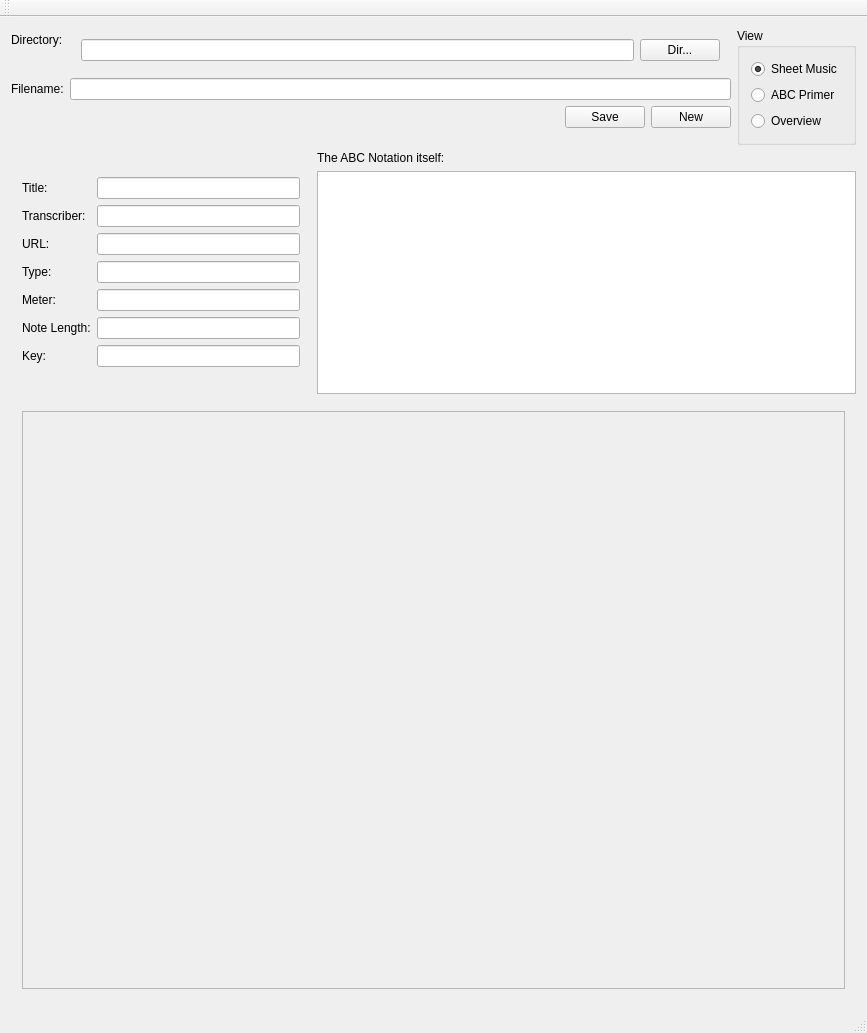
<?xml version="1.0" encoding="UTF-8"?>
<ui version="4.0">
 <class>MainWindow</class>
 <widget class="QMainWindow" name="MainWindow">
  <property name="geometry">
   <rect>
    <x>0</x>
    <y>0</y>
    <width>863</width>
    <height>1030</height>
   </rect>
  </property>
  <property name="sizePolicy">
   <sizepolicy hsizetype="Maximum" vsizetype="Maximum">
    <horstretch>0</horstretch>
    <verstretch>0</verstretch>
   </sizepolicy>
  </property>
  <property name="windowTitle">
   <string>MainWindow</string>
  </property>
  <widget class="QWidget" name="centralWidget">
   <layout class="QVBoxLayout" name="verticalLayout_4">
    <item>
     <layout class="QHBoxLayout" name="horizontalLayout_4">
      <item>
       <layout class="QFormLayout" name="formLayout_2">
        <property name="sizeConstraint">
         <enum>QLayout::SetMinimumSize</enum>
        </property>
        <item row="0" column="0">
         <widget class="QLabel" name="label_8">
          <property name="text">
           <string>Directory:</string>
          </property>
         </widget>
        </item>
        <item row="0" column="1">
         <widget class="QWidget" name="widget" native="true">
          <layout class="QHBoxLayout" name="horizontalLayout">
           <item>
            <widget class="QLineEdit" name="editDirectory"/>
           </item>
           <item>
            <widget class="QPushButton" name="buttonDir">
             <property name="text">
              <string>Dir...</string>
             </property>
            </widget>
           </item>
          </layout>
         </widget>
        </item>
        <item row="1" column="0">
         <widget class="QLabel" name="label_9">
          <property name="text">
           <string>Filename:</string>
          </property>
         </widget>
        </item>
        <item row="1" column="1">
         <widget class="QLineEdit" name="editFilename"/>
        </item>
        <item row="2" column="1">
         <layout class="QHBoxLayout" name="horizontalLayout_3">
          <item>
           <spacer name="horizontalSpacer">
            <property name="orientation">
             <enum>Qt::Horizontal</enum>
            </property>
            <property name="sizeHint" stdset="0">
             <size>
              <width>40</width>
              <height>20</height>
             </size>
            </property>
           </spacer>
          </item>
          <item>
           <widget class="QPushButton" name="buttonSave">
            <property name="text">
             <string>Save</string>
            </property>
           </widget>
          </item>
          <item>
           <widget class="QPushButton" name="buttonNew">
            <property name="text">
             <string>New</string>
            </property>
           </widget>
          </item>
         </layout>
        </item>
       </layout>
      </item>
      <item>
       <widget class="QGroupBox" name="groupBox">
        <property name="title">
         <string>View</string>
        </property>
        <layout class="QVBoxLayout" name="verticalLayout_3">
         <item>
          <widget class="QRadioButton" name="radioSheetMusic">
           <property name="text">
            <string>Sheet Music</string>
           </property>
           <property name="checked">
            <bool>true</bool>
           </property>
          </widget>
         </item>
         <item>
          <widget class="QRadioButton" name="radioPrimer">
           <property name="text">
            <string>ABC Primer</string>
           </property>
          </widget>
         </item>
         <item>
          <widget class="QRadioButton" name="radioOverview">
           <property name="text">
            <string>Overview</string>
           </property>
          </widget>
         </item>
        </layout>
       </widget>
      </item>
     </layout>
    </item>
    <item>
     <layout class="QHBoxLayout" name="horizontalLayout_5">
      <item>
       <widget class="QWidget" name="widget_2" native="true">
        <property name="sizePolicy">
         <sizepolicy hsizetype="Fixed" vsizetype="Fixed">
          <horstretch>0</horstretch>
          <verstretch>0</verstretch>
         </sizepolicy>
        </property>
        <property name="minimumSize">
         <size>
          <width>300</width>
          <height>243</height>
         </size>
        </property>
        <property name="maximumSize">
         <size>
          <width>300</width>
          <height>243</height>
         </size>
        </property>
        <layout class="QGridLayout" name="gridLayout_2">
         <item row="0" column="0">
          <layout class="QGridLayout" name="gridLayout">
           <property name="sizeConstraint">
            <enum>QLayout::SetFixedSize</enum>
           </property>
           <item row="5" column="0">
            <widget class="QLabel" name="label_4">
             <property name="text">
              <string>Meter:</string>
             </property>
            </widget>
           </item>
           <item row="5" column="1">
            <widget class="QLineEdit" name="editMeter"/>
           </item>
           <item row="1" column="0">
            <widget class="QLabel" name="label">
             <property name="text">
              <string>Title:</string>
             </property>
            </widget>
           </item>
           <item row="6" column="1">
            <widget class="QLineEdit" name="editNoteLength"/>
           </item>
           <item row="7" column="1">
            <widget class="QLineEdit" name="editKey"/>
           </item>
           <item row="4" column="1">
            <widget class="QLineEdit" name="editType"/>
           </item>
           <item row="2" column="1">
            <widget class="QLineEdit" name="editTranscriber"/>
           </item>
           <item row="3" column="0">
            <widget class="QLabel" name="label_3">
             <property name="text">
              <string>URL:</string>
             </property>
            </widget>
           </item>
           <item row="1" column="1">
            <widget class="QLineEdit" name="editTitle"/>
           </item>
           <item row="6" column="0">
            <widget class="QLabel" name="label_5">
             <property name="text">
              <string>Note Length:</string>
             </property>
            </widget>
           </item>
           <item row="7" column="0">
            <widget class="QLabel" name="label_6">
             <property name="text">
              <string>Key:</string>
             </property>
            </widget>
           </item>
           <item row="2" column="0">
            <widget class="QLabel" name="label_2">
             <property name="text">
              <string>Transcriber:</string>
             </property>
            </widget>
           </item>
           <item row="4" column="0">
            <widget class="QLabel" name="label_7">
             <property name="text">
              <string>Type:</string>
             </property>
            </widget>
           </item>
           <item row="3" column="1">
            <widget class="QLineEdit" name="editUrl"/>
           </item>
          </layout>
         </item>
        </layout>
       </widget>
      </item>
      <item>
       <layout class="QVBoxLayout" name="verticalLayout">
        <item>
         <widget class="QLabel" name="label_11">
          <property name="text">
           <string>The ABC Notation itself:</string>
          </property>
         </widget>
        </item>
        <item>
         <widget class="QTextEdit" name="editABC"/>
        </item>
       </layout>
      </item>
     </layout>
    </item>
    <item>
     <widget class="QWidget" name="switchInWidget" native="true">
      <property name="sizePolicy">
       <sizepolicy hsizetype="Fixed" vsizetype="Fixed">
        <horstretch>0</horstretch>
        <verstretch>0</verstretch>
       </sizepolicy>
      </property>
      <property name="minimumSize">
       <size>
        <width>845</width>
        <height>600</height>
       </size>
      </property>
      <layout class="QGridLayout" name="gridLayout_3">
       <item row="0" column="0">
        <widget class="QScrollArea" name="scrollArea">
         <property name="widgetResizable">
          <bool>true</bool>
         </property>
         <widget class="QWidget" name="scrollAreaWidgetContents">
          <property name="geometry">
           <rect>
            <x>0</x>
            <y>0</y>
            <width>825</width>
            <height>580</height>
           </rect>
          </property>
         </widget>
        </widget>
       </item>
      </layout>
     </widget>
    </item>
   </layout>
  </widget>
  <widget class="QMenuBar" name="menuBar">
   <property name="geometry">
    <rect>
     <x>0</x>
     <y>0</y>
     <width>863</width>
     <height>21</height>
    </rect>
   </property>
  </widget>
  <widget class="QToolBar" name="mainToolBar">
   <attribute name="toolBarArea">
    <enum>TopToolBarArea</enum>
   </attribute>
   <attribute name="toolBarBreak">
    <bool>false</bool>
   </attribute>
  </widget>
  <widget class="QStatusBar" name="statusBar"/>
 </widget>
 <layoutdefault spacing="6" margin="11"/>
 <tabstops>
  <tabstop>radioSheetMusic</tabstop>
  <tabstop>radioPrimer</tabstop>
  <tabstop>radioOverview</tabstop>
  <tabstop>editDirectory</tabstop>
  <tabstop>buttonDir</tabstop>
  <tabstop>editFilename</tabstop>
  <tabstop>buttonSave</tabstop>
  <tabstop>buttonNew</tabstop>
  <tabstop>editTitle</tabstop>
  <tabstop>editTranscriber</tabstop>
  <tabstop>editUrl</tabstop>
  <tabstop>editType</tabstop>
  <tabstop>editMeter</tabstop>
  <tabstop>editNoteLength</tabstop>
  <tabstop>editKey</tabstop>
  <tabstop>editABC</tabstop>
 </tabstops>
 <resources/>
 <connections/>
</ui>
